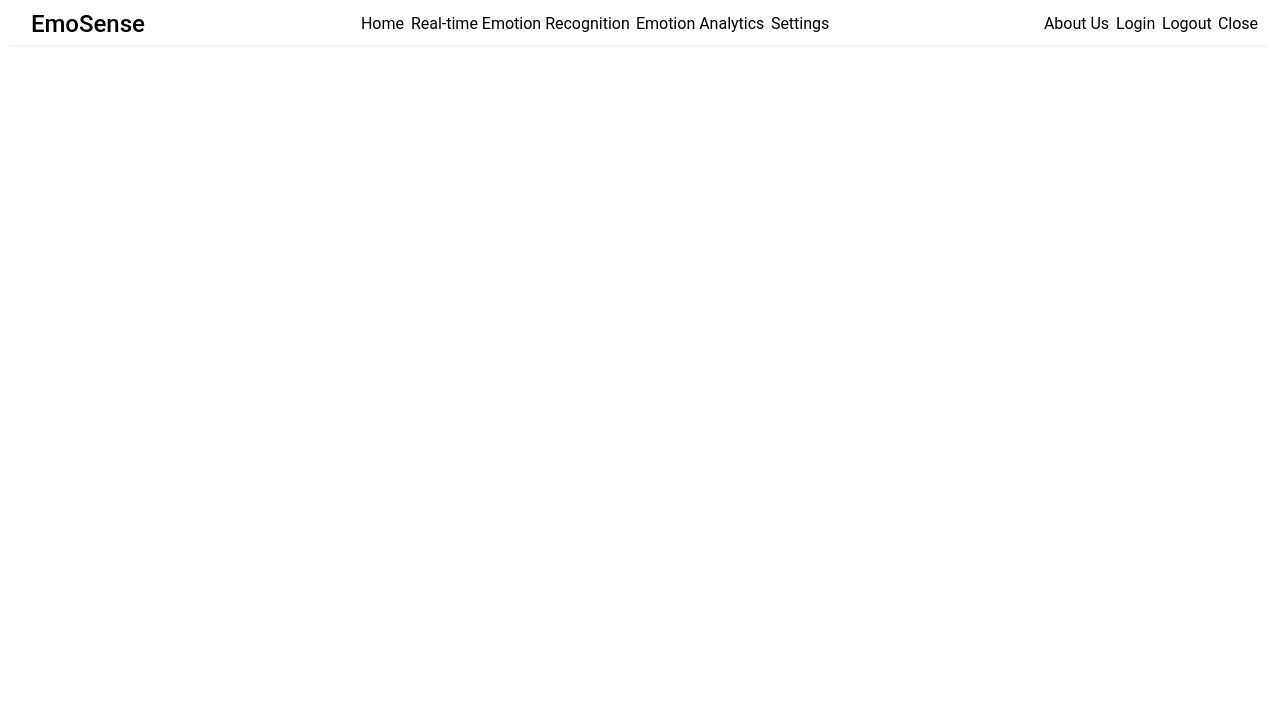
<?xml version="1.0" encoding="UTF-8"?>
<ui version="4.0">
 <class>MainWindow</class>
 <widget class="QMainWindow" name="MainWindow">
  <property name="geometry">
   <rect>
    <x>0</x>
    <y>0</y>
    <width>1277</width>
    <height>714</height>
   </rect>
  </property>
  <property name="windowTitle">
   <string>MainWindow</string>
  </property>
  <property name="styleSheet">
   <string notr="true">background-color: #fff;
color: #000;
</string>
  </property>
  <widget class="QWidget" name="centralwidget">
   <layout class="QVBoxLayout" name="verticalLayout">
    <item>
     <widget class="QFrame" name="frame_NavBar">
      <property name="styleSheet">
       <string notr="true">border-bottom: 2px solid #f5f5f5;
</string>
      </property>
      <property name="frameShape">
       <enum>QFrame::Shape::NoFrame</enum>
      </property>
      <property name="frameShadow">
       <enum>QFrame::Shadow::Raised</enum>
      </property>
      <layout class="QHBoxLayout" name="horizontalLayout">
       <property name="topMargin">
        <number>0</number>
       </property>
       <item>
        <widget class="QLabel" name="label">
         <property name="font">
          <font>
           <family>Roboto</family>
           <pointsize>9</pointsize>
          </font>
         </property>
         <property name="styleSheet">
          <string notr="true">border: none;</string>
         </property>
         <property name="text">
          <string/>
         </property>
         <property name="pixmap">
          <pixmap resource="../../assets/assets.qrc">:/icons/images/icons/logo.png</pixmap>
         </property>
         <property name="margin">
          <number>0</number>
         </property>
        </widget>
       </item>
       <item>
        <widget class="QLabel" name="label_2">
         <property name="font">
          <font>
           <family>Roboto Medium</family>
           <pointsize>18</pointsize>
          </font>
         </property>
         <property name="styleSheet">
          <string notr="true">QLabel {
    background-color: #FFF;
    color: #000;
    border: none;
}</string>
         </property>
         <property name="text">
          <string>EmoSense</string>
         </property>
         <property name="textFormat">
          <enum>Qt::TextFormat::PlainText</enum>
         </property>
         <property name="margin">
          <number>5</number>
         </property>
        </widget>
       </item>
       <item>
        <spacer name="horizontalSpacer">
         <property name="orientation">
          <enum>Qt::Orientation::Horizontal</enum>
         </property>
         <property name="sizeHint" stdset="0">
          <size>
           <width>40</width>
           <height>20</height>
          </size>
         </property>
        </spacer>
       </item>
       <item>
        <widget class="QLabel" name="label_Home">
         <property name="font">
          <font>
           <family>Roboto</family>
           <pointsize>12</pointsize>
          </font>
         </property>
         <property name="styleSheet">
          <string notr="true">QLabel {
    background-color: #FFF;
    color: #000;
    border: none;
}

QLabel:hover {
    color: #011BA1;
}</string>
         </property>
         <property name="text">
          <string>Home</string>
         </property>
         <property name="margin">
          <number>20</number>
         </property>
        </widget>
       </item>
       <item>
        <widget class="QLabel" name="label_RealTimeEmotion">
         <property name="font">
          <font>
           <family>Roboto</family>
           <pointsize>12</pointsize>
          </font>
         </property>
         <property name="styleSheet">
          <string notr="true">QLabel {
    background-color: #FFF;
    color: #000;
    border: none;
}

QLabel:hover {
    color: #011BA1;
}</string>
         </property>
         <property name="text">
          <string>Real-time Emotion Recognition</string>
         </property>
         <property name="margin">
          <number>20</number>
         </property>
        </widget>
       </item>
       <item>
        <widget class="QLabel" name="label_EmotionAnalytics">
         <property name="font">
          <font>
           <family>Roboto</family>
           <pointsize>12</pointsize>
          </font>
         </property>
         <property name="styleSheet">
          <string notr="true">QLabel {
    background-color: #FFF;
    color: #000;
    border: none;
}

QLabel:hover {
    color: #011BA1;
}</string>
         </property>
         <property name="text">
          <string>Emotion Analytics</string>
         </property>
         <property name="margin">
          <number>20</number>
         </property>
        </widget>
       </item>
       <item>
        <widget class="QLabel" name="label_Settings">
         <property name="font">
          <font>
           <family>Roboto</family>
           <pointsize>12</pointsize>
          </font>
         </property>
         <property name="styleSheet">
          <string notr="true">QLabel {
    background-color: #FFF;
    color: #000;
    border: none;
}

QLabel:hover {
    color: #011BA1;
}</string>
         </property>
         <property name="text">
          <string>Settings</string>
         </property>
         <property name="margin">
          <number>20</number>
         </property>
        </widget>
       </item>
       <item>
        <spacer name="horizontalSpacer_2">
         <property name="orientation">
          <enum>Qt::Orientation::Horizontal</enum>
         </property>
         <property name="sizeHint" stdset="0">
          <size>
           <width>40</width>
           <height>20</height>
          </size>
         </property>
        </spacer>
       </item>
       <item>
        <widget class="QLabel" name="label_AboutUs">
         <property name="font">
          <font>
           <family>Roboto</family>
           <pointsize>12</pointsize>
          </font>
         </property>
         <property name="styleSheet">
          <string notr="true">QLabel {
    background-color: #FFF;
    color: #000;
    border: none;
}

QLabel:hover {
    color: #011BA1;
}</string>
         </property>
         <property name="text">
          <string>About Us</string>
         </property>
         <property name="margin">
          <number>20</number>
         </property>
        </widget>
       </item>
       <item>
        <widget class="QLabel" name="label_Login">
         <property name="font">
          <font>
           <family>Roboto</family>
           <pointsize>12</pointsize>
          </font>
         </property>
         <property name="styleSheet">
          <string notr="true">QLabel {
    background-color: #FFF;
    color: #000;
    border: none;
}

QLabel:hover {
    color: #011BA1;
}</string>
         </property>
         <property name="text">
          <string>Login</string>
         </property>
         <property name="margin">
          <number>20</number>
         </property>
        </widget>
       </item>
       <item>
        <widget class="QLabel" name="label_Logout">
         <property name="font">
          <font>
           <family>Roboto</family>
           <pointsize>12</pointsize>
          </font>
         </property>
         <property name="styleSheet">
          <string notr="true">QLabel {
    background-color: #FFF;
    color: #000;
    border: none;
}

QLabel:hover {
    color: #011BA1;
}</string>
         </property>
         <property name="text">
          <string>Logout</string>
         </property>
         <property name="margin">
          <number>20</number>
         </property>
        </widget>
       </item>
       <item>
        <widget class="QLabel" name="label_Close">
         <property name="font">
          <font>
           <family>Roboto</family>
           <pointsize>12</pointsize>
          </font>
         </property>
         <property name="styleSheet">
          <string notr="true">QLabel {
    background-color: #FFF;
    color: #000;
    border: none;
}

QLabel:hover {
    color: #011BA1;
}</string>
         </property>
         <property name="text">
          <string>Close</string>
         </property>
         <property name="margin">
          <number>20</number>
         </property>
        </widget>
       </item>
      </layout>
     </widget>
    </item>
    <item>
     <widget class="QStackedWidget" name="stackedWidget">
      <widget class="QWidget" name="page_3"/>
      <widget class="QWidget" name="page_4"/>
     </widget>
    </item>
   </layout>
  </widget>
 </widget>
 <resources>
  <include location="../../assets/assets.qrc"/>
 </resources>
 <connections/>
</ui>
